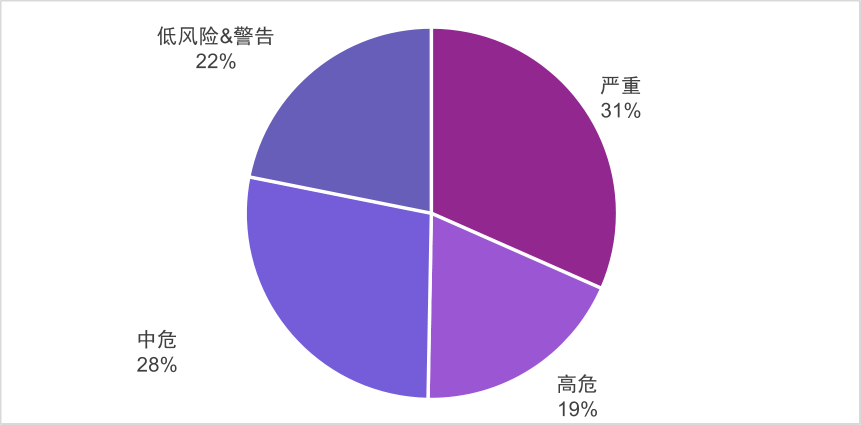
#> input picture 1.png, 1721 x 849 px (shown at 1/2 size)
$ python color.py
#> lines starting #> are read from the running program, lines starting #| are printed output that depends on the picture
# 部分参考了别的博主，不过链接忘记了
import cv2
import numpy as np
from PIL import Image
import matplotlib.pyplot as plt

img_path = '1.png'
image = Image.open(img_path)
#> image is the input picture: PIL image 1721x849 P; mean R, G, B, A 217.8, 202.1, 233.6, 255

# 要提取的主要颜色数量
num_colors = 5
small_image = image.resize((80, 80))
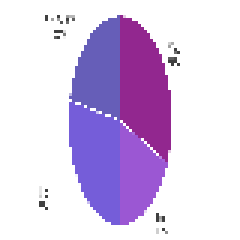
#> small_image: PIL image 80x80 P (shown 3 times larger); mean R, G, B, A 217.6, 201.7, 233.6, 255
result = small_image.convert('P', palette=Image.ADAPTIVE, colors=20)
result = result.convert('RGBA')
main_colors = result.getcolors()
#> main_colors = 32 items

col_extract = []
# 显示提取的主要颜色
for count, col in main_colors:
    # print([col[i]/255 for i in range(3)])#RGB转RGBA，可输出RGBA色号
    col_extract.append([col[i] / 255 for i in range(3)])
#> this loop made 32 passes
#> (count, col) on passes 1, 3, 5, 6, 7, 8, 9, 10, 11, 12, 13, 14: (4484, (255, 255, 255, 255)), (1, (243, 243, 243, 255)), (2, (228, 201, 227, 255)), (1, (219, 219, 219, 255)), (4, (207, 207, 207, 255)), (1, (199, 189, 240, 255)), (3, (183, 183, 183, 255)), (1, (171, 171, 171, 255)), (5, (159, 159, 159, 255)), (340, (155, 87, 211, 255)), (588, (146, 39, 143, 255)), (518, (117, 93, 217, 255))
#> col on passes 2, 4: (249, 249, 249, 255), (231, 231, 231, 255)
#> after the loop, col_extract = 32 items, first 6: [1, 1, 1], [0.976, 0.976, 0.976], [0.953, 0.953, 0.953], [0.906, 0.906, 0.906], [0.894, 0.788, 0.89], [0.859, 0.859, 0.859]

# 使用提取的颜色绘制条形图
plt.figure(dpi=150)
plt.bar(range(len(col_extract)), np.ones(len(col_extract)), color=(col_extract))
plt.xticks(range(len(col_extract)), (range(len(col_extract))))
plt.show()
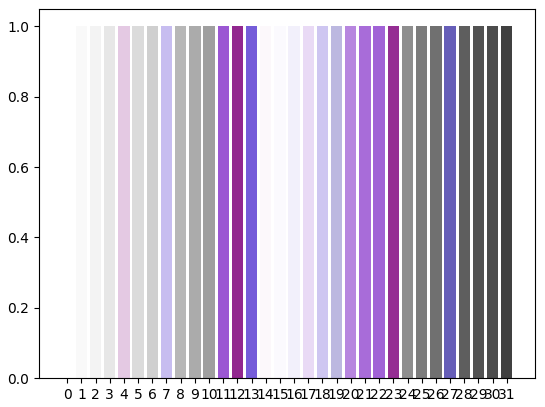
#> figure drawn by matplotlib, 1 panel

from PIL import Image, ImageDraw, ImageFont


def get_dominant_colors(infile):
#> called with infile = '1.png'
    image = Image.open(infile)


    result = image.convert(
        "P", palette=Image.ADAPTIVE, colors=10
    )

    # 10个主要颜色的图像

    # 找到主要的颜色
    palette = result.getpalette()
#> palette = 711 values, max 255 at index 704, min 39 at index 118, mean 194.7
    color_counts = sorted(result.getcolors(), reverse=True)
#> color_counts = 237 pairs, first value 1 to 1014407, second value 0 to 236
    colors = list()

    for i in range(10):
        palette_index = color_counts[i][1]
        dominant_color = palette[palette_index * 3: palette_index * 3 + 3]
        colors.append(tuple(dominant_color))
#> this loop made 10 passes
#> (palette_index, dominant_color) on passes 1 to 10: (236, [255, 255, 255]), (39, [146, 39, 143]), (20, [117, 93, 217]), (14, [102, 94, 184]), (48, [155, 87, 211]), (154, [217, 217, 217]), (7, [64, 64, 64]), (18, [112, 112, 112]), (55, [159, 159, 159]), (135, [207, 207, 207])
#> after the loop, colors = [(255, 255, 255), (146, 39, 143), (117, 93, 217), (102, 94, 184), (155, 87, 211), (217, 217, 217), (64, 64, 64), (112, 112, 112), (159, 159, 159), (207, 207, 207)]

    # print(colors)
    return colors
color = get_dominant_colors(img_path)
#> color has the same summary as colors in get_dominant_colors
print(color)
#| [(255, 255, 255), (146, 39, 143), (117, 93, 217), (102, 94, 184), (155, 87, 211), (217, 217, 217), (64, 64, 64), (112, 112, 112), (159, 159, 159), (207, 207, 207)]
